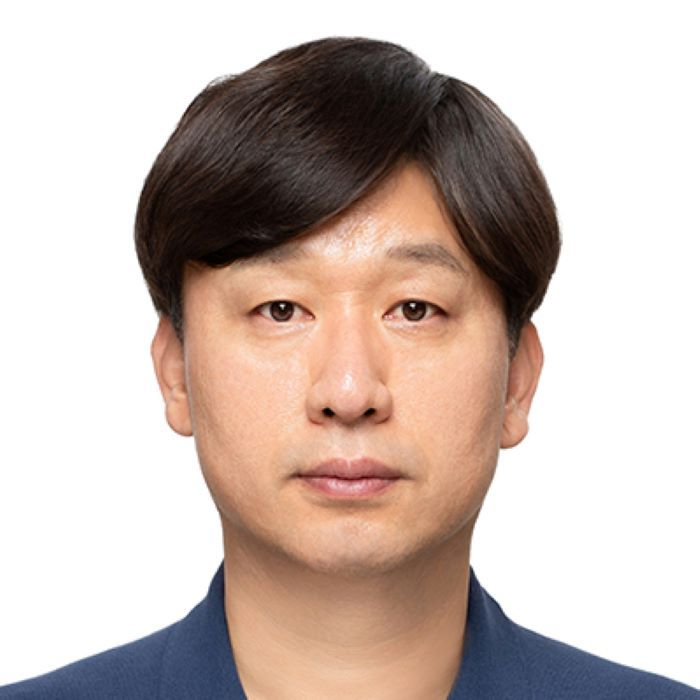
#> input picture img/my_face.jpg, 700 x 700 px
$ python PencilSketch.py
#> lines starting #> are read from the running program, lines starting #| are printed output that depends on the picture
import cv2

# 이미지 읽기
image = cv2.imread("../img/my_face.jpg", cv2.IMREAD_GRAYSCALE)
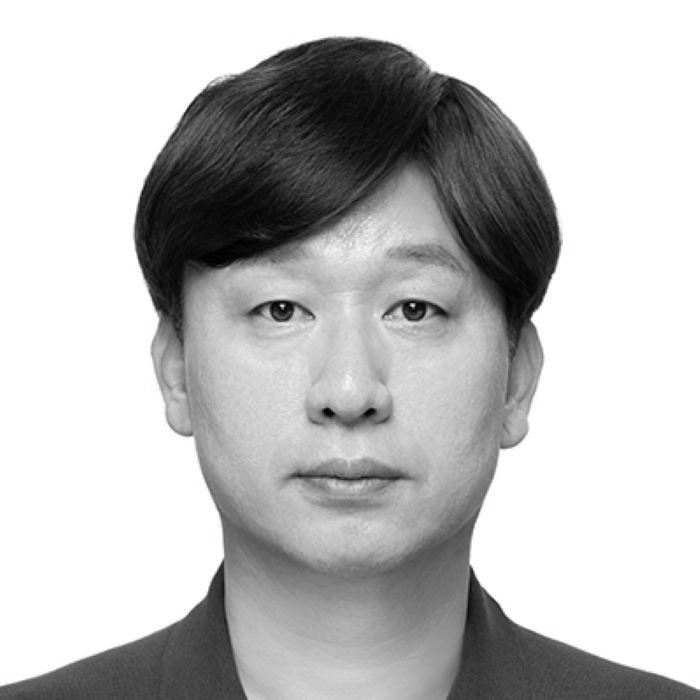
#> image: shape (700, 700); min 0, max 255, mean 190

# 이미지 반전
inverted_image = cv2.bitwise_not(image)
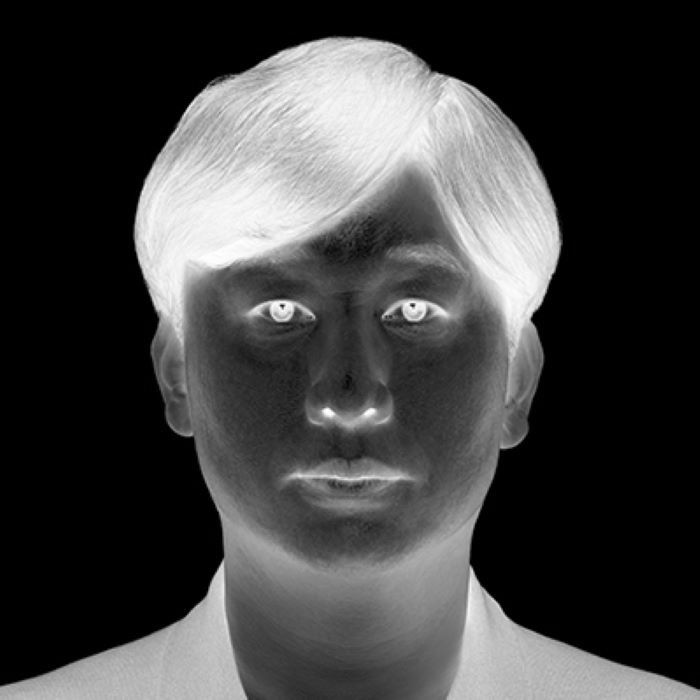
#> inverted_image: shape (700, 700); min 0, max 255, mean 65

# 가우시안 블러 적용
# 스케치 구현할때 블러 크기가 클 수로 좀 더 스케치 느낌남
blurred = cv2.GaussianBlur(inverted_image, (21, 21), 0)
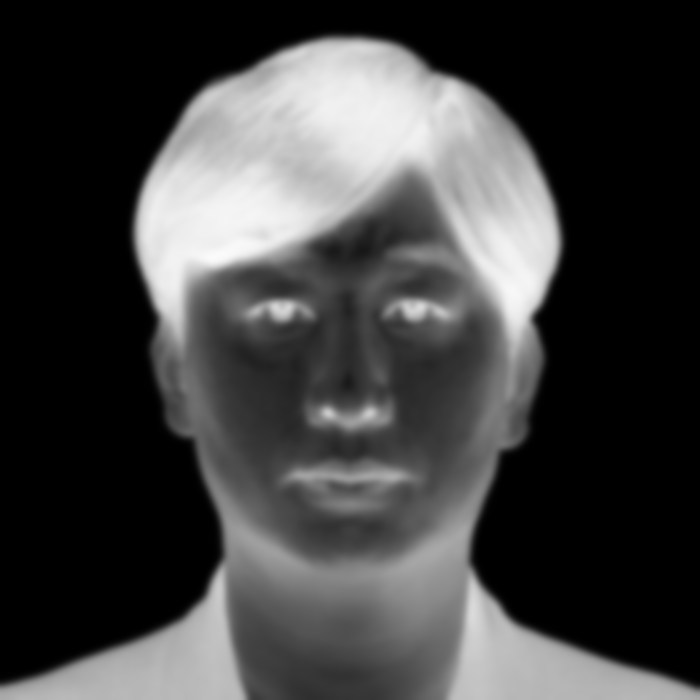
#> blurred: shape (700, 700); min 0, max 250, mean 65

# 텀블러 이미지를 다시 반전
inverted_blurred = cv2.bitwise_not(blurred)
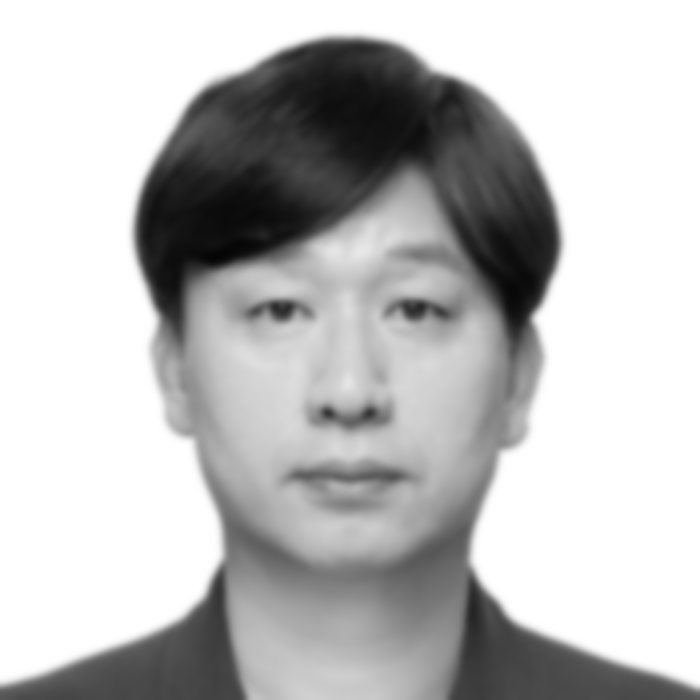
#> inverted_blurred: shape (700, 700); min 5, max 255, mean 190

# 원본 이미지와 반전된 블러 이미지를 나눠서 스케치 효과 적용
sketch = cv2.divide(image, inverted_blurred, scale=256.0)
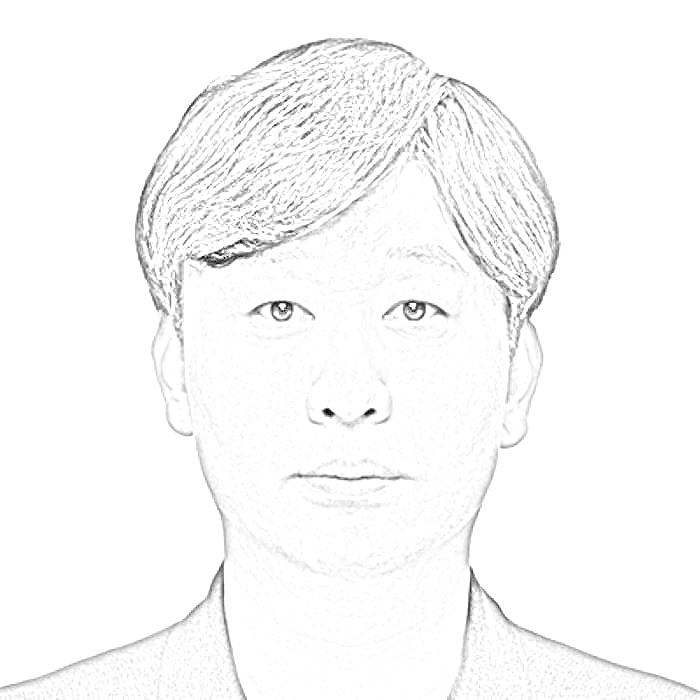
#> sketch: shape (700, 700); min 0, max 255, mean 249.3

cv2.imshow("Sketch", sketch)
cv2.waitKey(0)
cv2.destroyAllWindows()

$ run again, with img/children.jpg copied over img/my_face.jpg
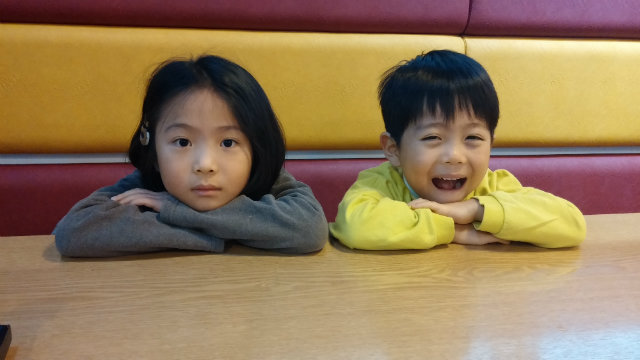
#> input picture img/children.jpg, 640 x 360 px
#> `inverted_blurred = cv2.bitwise_not(blurred)`:
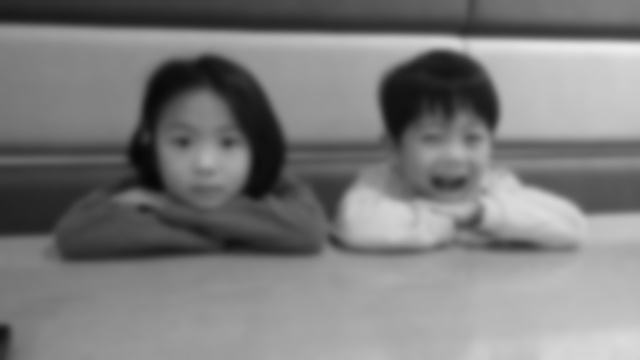
#> inverted_blurred: shape (360, 640); min 7, max 237, mean 124.3
#> `sketch = cv2.divide(image, inverted_blurred, scale=256.0)`:
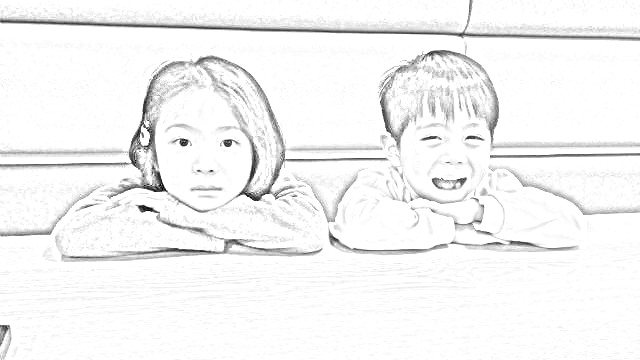
#> sketch: shape (360, 640); min 0, max 255, mean 244.2
